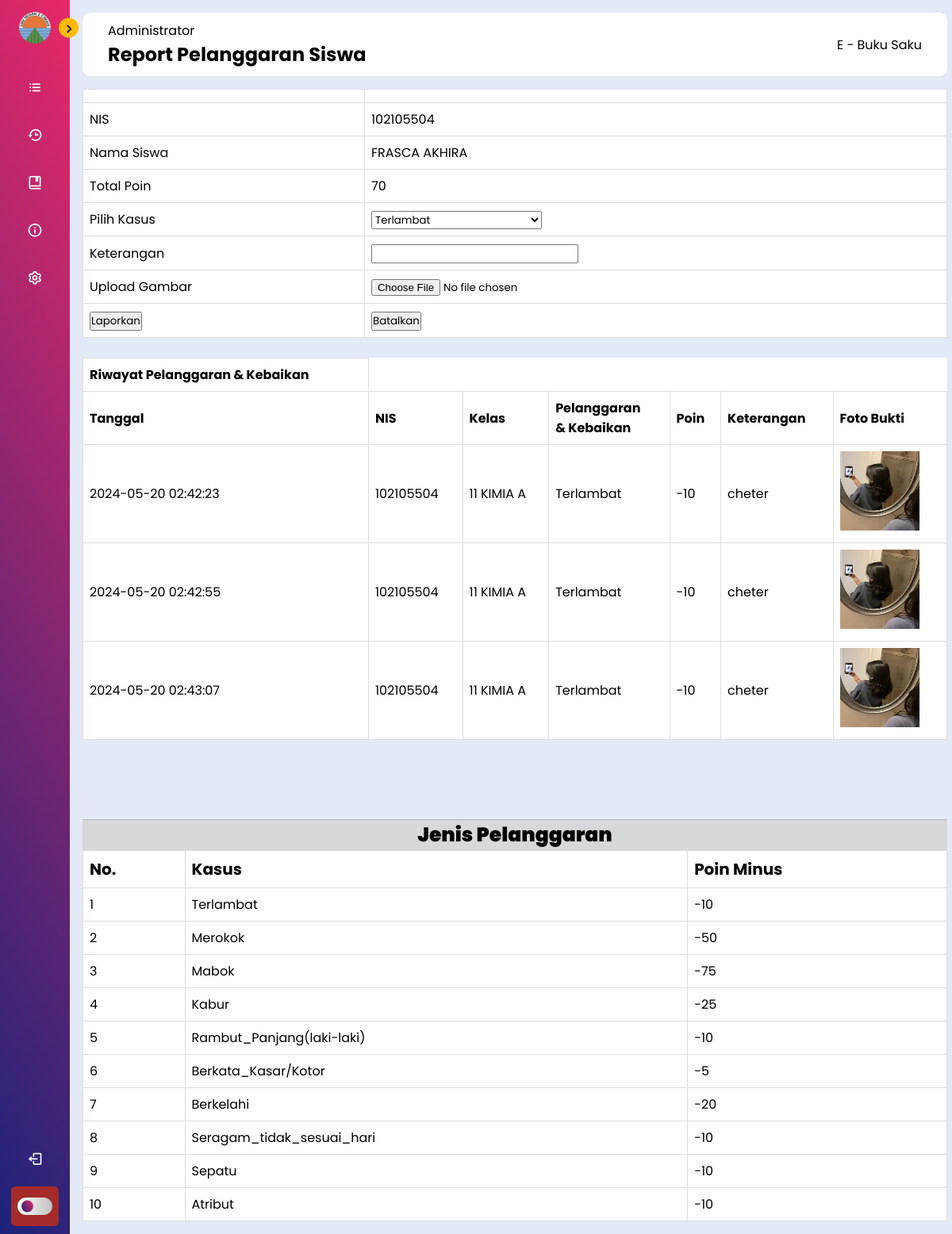
The app's page /High-Access/proses-kasus.php?id=102105504 (signed in), older data.
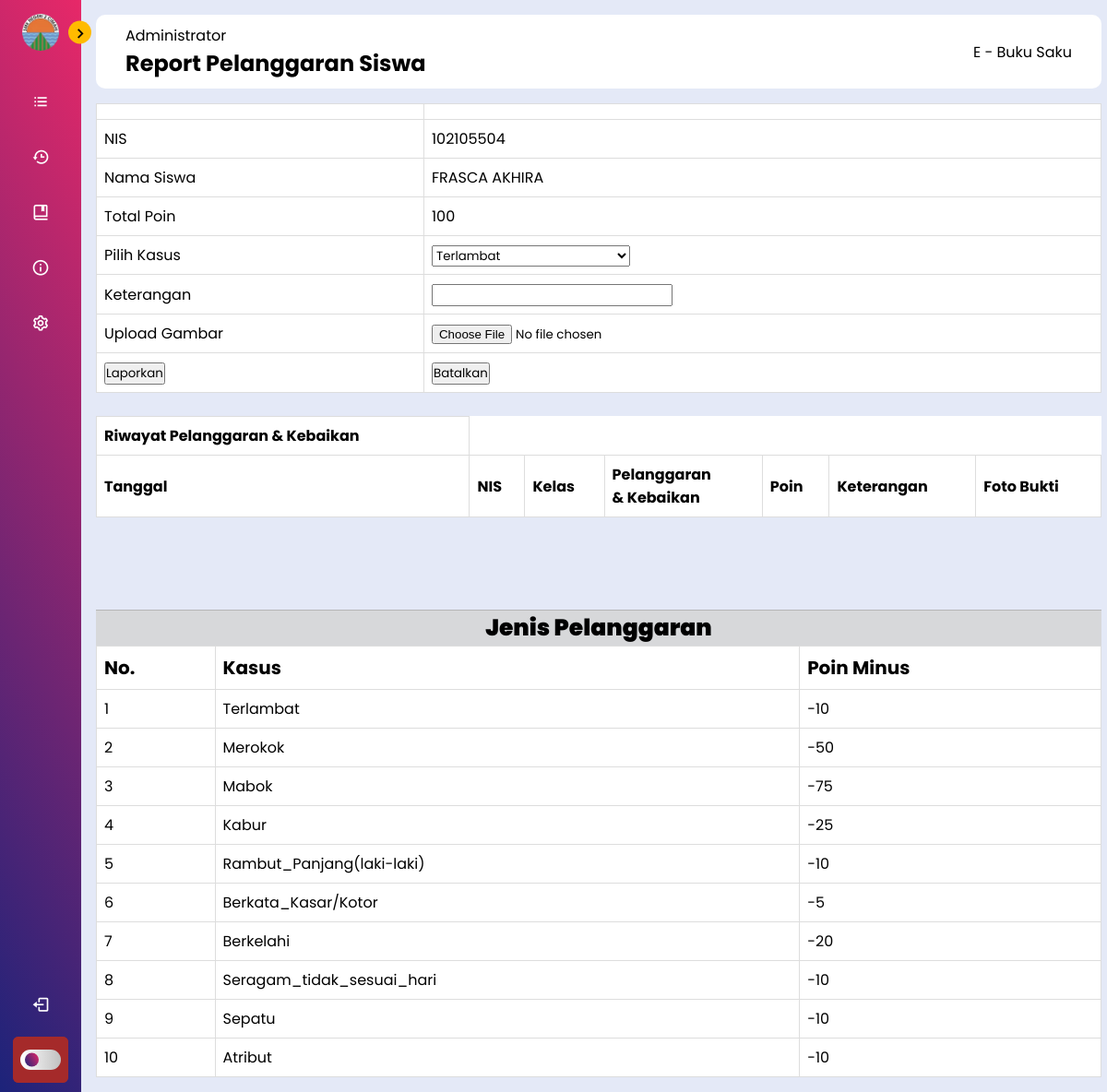
The same page, newer data.
### tables this page shows
CREATE TABLE `siswa` (
  `nis` int(11) NOT NULL,
  `password` varchar(20) NOT NULL,
  `nama` varchar(100) NOT NULL,
  `tingkat` int(2) NOT NULL,
  `jurusan` varchar(30) NOT NULL,
  `kelas` varchar(2) NOT NULL,
  `jenis_kelamin` enum('L','P') NOT NULL,
  `poin` int(5) NOT NULL,
  `role` int(1) NOT NULL
);

CREATE TABLE `tb_pelanggaran` (
  `id_pelanggaran` int(11) NOT NULL,
  `tanggal` timestamp NOT NULL DEFAULT current_timestamp(),
  `nis` int(11) NOT NULL,
  `nama_siswa` varchar(50) NOT NULL,
  `kelas` varchar(10) NOT NULL,
  `pelanggaran` varchar(50) NOT NULL,
  `kebaikan` varchar(50) NOT NULL,
  `ket_poin` varchar(1) NOT NULL,
  `poin_minus` varchar(10) NOT NULL,
  `poin_plus` varchar(10) NOT NULL,
  `keterangan` text NOT NULL,
  `gambar` varchar(100) NOT NULL
);

CREATE TABLE `tb_kasus` (
  `id_kasus` int(3) NOT NULL,
  `jenis_kasus` varchar(50) NOT NULL,
  `poin` int(11) NOT NULL
);

### High-Access/proses-kasus.php (the view, shortened to what this page needs)
<!DOCTYPE html>
<html lang="en">
<head>
    <link rel="stylesheet" href="styleBar.css">
    <link href='https://unpkg.com/boxicons@2.1.4/css/boxicons.min.css' rel='stylesheet'>
    <link rel="stylesheet" href="https://cdnjs.cloudflare.com/ajax/libs/
    font-awesome/6.4.0/css/all.min.css">
    <link rel="stylesheet" href="https://cdn.datatables.net/1.13.7/css/jquery.dataTables.min.css">
</head>
<body>
        <?php
        include "koneksi.php";
        $id=$_GET['id'];
        $sql=mysqli_query($conn, "SELECT * FROM siswa WHERE nis=$id");
        $sql_kasus=mysqli_query($conn, "SELECT * FROM tb_kasus");
        $sql_pelanggaran=mysqli_query($conn, "SELECT * FROM tb_pelanggaran WHERE nis=$id");
        ?>
    <nav class="sidebar close">
        <header>
            <div class="image-text">
                <span class="image">
                    <img src="../img/smkn2cmi.png" alt="logo">
                </span>
            </div>
            <i class='bx bx-chevron-right toggle'></i>
        </header>
        <div class="menu-bar">
        <div class="menu">
                <ul class="menu-link">
                    <li class="nav-link">
                        <a href="admin-buksak.php">
                            <i class='bx bx-list-ul icon'></i>
                        </a>
                    </li>
                    <li class="nav-link">
                        <a href="data-kasus.php">
                            <i class='bx bx-history icon'></i>
                        </a>
                    </li>
                    <li class="nav-link">
                        <a href="pedoman.php">
                            <i class='bx bx-book-bookmark icon'></i>
                        </a>
                    </li>
                    <li class="nav-link">
                        <a href="credit-buksak.php">
                        <i class='bx bx-info-circle icon'></i>
                        </a>
                    </li>
                    <li class="nav-link">
                        <a href="admin-settings.php">
                            <i class='bx bx-cog icon'></i>
                        </a>
                    </li>
                </ul>
            </div>
            <div class="bottom-content">
                <li class="">
                <a href="../index.php">
                        <i class='bx bx-log-out icon'></i>
                    </a>
                </li>
                <li class="mode">
                    <div class="moon-sun">
                    </div>
                    <div class="toggle-switch">
                        <span class="switch"></span>
                    </div>
                </li>
            </div>
        </div>
    </nav>
    <div class="main--content">
        <div class="header--wrapper">
            <div class="header--title">
                <span>Administrator</span>
                <h2>Report Pelanggaran Siswa</h2>
            </div>
            <div class="header--title">
                <span>E - Buku Saku</span>
            </div>
        </div>
  <div>
  <form action="proses.php" method="POST" enctype="multipart/form-data">
      <table>
      <tr>
                  <td></td>
                  <td><input type="hidden" name="id" value=<?=$id?>></td>
              </tr>
      <tr>
              <td>NIS</td>
              <td><?php foreach ($sql as $nis) :?><?=$nis["nis"]; ?><?php endforeach;?></td>
          </tr>
          <tr>
              <td>Nama Siswa</td>
              <td><?php foreach ($sql as $nama) :?><?=$nama["nama"]; ?><?php endforeach;?></td>
          </tr>
          <tr>
              <td>Total Poin</td>
              <td><?php foreach ($sql as $poin) :?><?=$poin["poin"]; ?><?php endforeach;?></td>
          </tr>
          <tr>
              <td>Pilih Kasus</td>
              <td>
              <select name="kasus">
                      <?php foreach ($sql_kasus as $row) :?>
                          <option value=<?= $row["jenis_kasus"];?>><?= $row["jenis_kasus"];?></option>
                          <?php endforeach;?>
                      </select>
              </td>
          </tr>
          <tr>
              <td>Keterangan</td>
              <td><input type="text" name="keterangan"></td>
          </tr>
          <tr>
          <td>Upload Gambar</td>
          <td><input type="file" name="file"></td>
        </tr>
          <tr>
              <td><input type="submit" name="lapor" value="Laporkan" ?id=<?= $id?> onclick="return confirm ('Yakin untuk melaporkan?');"></td>
              <td><input type="submit" name="batalkan" value="Batalkan"></td>
          </tr>
      </table><br>
      <table>
        <tr>
          <td><b>Riwayat Pelanggaran & Kebaikan</b></td>
        </tr>
        <tr>
            <td><b>Tanggal</b></td>
            <td><b>NIS</b></td>
            <td><b>Kelas</b></td>
            <td><b>Pelanggaran <br> & Kebaikan</b></td>
            <td><b>Poin</b></td>
            <td><b>Keterangan</b></td>
            <td><b>Foto Bukti</b></td>
        </tr>
        <?php
        $jumlah_baris = 3;
        $log = array();
        while ($row = $sql_pelanggaran->fetch_assoc()) {
          $log[] = $row;
        }
        $log_terbaru = array_slice($log, -$jumlah_baris);
        foreach ($log_terbaru as $row) : ?>
        <tr>
          <td><?=$row["tanggal"]; ?></td>
          <td><?=$row["nis"]; ?></td>
          <td><?=$row["kelas"]; ?></td>
          <td><?=$row["pelanggaran"], $row["kebaikan"]; ?></td>
          <td><?=$row["ket_poin"], $row["poin_minus"], $row["poin_plus"]; ?></td>
          <td><?=$row["keterangan"]; ?></td>
          <td><img src="../image/<?=$row["gambar"]; ?>" width="100" height="100" alt='foto tidak ada' title="Foto Bukti"></td>
          </tr>
          <?php endforeach; ?>
      </table>
      <?php
    include 'koneksi.php';
    $sql = "SELECT * FROM tb_kasus";
    $pelanggaran = mysqli_query($conn, $sql);
    ?>
      <div class="jenis-kasus">
      <p class="judul">Jenis Pelanggaran</p>
      <div class="row">
        <div>
          <table class="table-3 table table-striped" style="width: 100%;">
          <thead>
            <tr style="font-size: 20px;">
              <td><b>No.</b></td>
              <td><b>Kasus</b></td>
              <td><b>Poin Minus</b></td>
            </tr>
          </thead>
          <tbody>
            <?php foreach ($pelanggaran as $item) : ?>
                <tr>
                    <td><?= $item["id_kasus"];  ?></td>
                    <td><?= $item["jenis_kasus"];  ?></td>
                    <td>-<?= $item["poin"];  ?></td>
                </tr>
            <?php endforeach; ?>
          </tbody>
          </table>
        </div>
      </div>
  </form>
  </div>
        </div>
</body>
</html>

### High-Access/styleBar.css (style rules this page uses)
* { font-family: 'Poppins', sans-serif; margin: 0; padding: 0; box-sizing: border-box; }
:root { --body-color: #E4E9F7; --sidebar-color: linear-gradient(240deg, rgb(231, 40, 104),rgb(28, 35, 122)); --primary-color: rgb(255, 187, 0); --primary-color-light: brown; --toggle-color: linear-gradient(270deg, silver, white); --text-color: #fff; --tran-02: all .2s ease; --tran-03: all .3s ease; --tran-04: all .4s ease; --tran-05: all .5s ease; }
body { height: 100vh; background: var(--body-color); transition: var(--tran-05); }
.sidebar { position: fixed; top: 0; left: 0; height: 100%; width: 250px; padding: 10px 14px; background: var(--sidebar-color); transition: var(--tran-05); z-index: 100; }
.sidebar.close { width: 88px; }
.sidebar .image { min-width: 60px; display: flex; align-items: center; justify-content: center; }
.sidebar li { height: 50px; margin-top: 10px; list-style: none; display: flex; align-items: center; }
.sidebar li .icon { display: flex; align-items: center; justify-content: center; min-width: 60px; font-size: 20px; }
.sidebar li .icon, .sidebar li .text { color: var(--text-color); transition: var(--tran-02); }
.sidebar .image-text img { width: 40px; border-radius: 6px; }
.sidebar header { position: relative; }
.sidebar header .image-text { display: flex; align-items: center; }
.sidebar header .toggle { position: absolute; top: 50%; right: -25px; transform: translateY(-50%) rotate(180deg); height: 25px; width: 25px; background: var(--primary-color); display: flex; align-items: center; justify-content: center; border-radius: 50%; color: var(--sidebar-color); font-size: 22px; transition: var(--tran-02); }
.sidebar.close header .toggle { transform: translateY(-50%); }
.sidebar .menu { margin-top: 15px; }
.sidebar li a { height: 100%; width: 100%; display: flex; align-items: center; text-decoration: none; border-radius: 6px; transition: var(--tran-04); }
.sidebar .menu-bar { height: calc(100% - 50px); display: flex; flex-direction: column; justify-content: space-between; }
.menu-bar .mode { position: relative; border-radius: 6px; background: var(--primary-color-light); }
.menu-bar .mode .moon-sun { height: 50px; width: 60px; display: flex; align-items: center; }
.menu-bar .mode .toggle-switch { position: absolute; right: 0; display: flex; align-items: center; justify-content: center; height: 100%; min-width: 60px; cursor: pointer; border-radius: 6px; background: var(--primary-color-light); transition: var(--tran-05); }
.toggle-switch .switch { position: relative; height: 22px; width: 44px; border-radius: 25px; background: var(--toggle-color); transition: var(--tran-05); }
.switch::before { content: ''; position: absolute; height: 15px; width: 15px; border-radius: 50%; top: 50%; left: 5px; transform: translateY(-50%); background: var(--sidebar-color); transition: var(--tran-03); }
.main--content { position: relative; width: 93.5%; margin-left: 88px; padding: 1rem; }
.header--wrapper { display: flex; justify-content: space-between; align-items: center; flex-wrap: wrap; background: #fff; border-radius: 10px; padding: 10px 2rem; margin-bottom: 1rem; }
.header--title { color: linear-gradient(brown, chocolate); }
table { font-family: arial, sans-serif; border-collapse: collapse; width: 100%; background-color: white; }

### High-Access/proses-kasus.php (style rules this page uses)
td, th { border: 1px solid #dddddd; text-align: left; padding: 8px; }
.judul { background-color: #d7d8da; text-align: center; font-weight: 900; font-size: 25px; margin-top: 100px; margin-bottom: -1px; border-top: 1px solid #b5b6b7; border-bottom: 1px solid #b5b6b7; }

Row changes from the older to the newer data that the page shows:
removed tb_pelanggaran: tanggal "2024-05-20 02:42:23", nis "102105504", kelas "11 KIMIA A", pelanggaran "Terlambat", ket_poin "-", poin_minus "10", keterangan "cheter", gambar (picture)
removed tb_pelanggaran: tanggal "2024-05-20 02:42:55", nis "102105504", kelas "11 KIMIA A", pelanggaran "Terlambat", ket_poin "-", poin_minus "10", keterangan "cheter", gambar (picture)
removed tb_pelanggaran: tanggal "2024-05-20 02:43:07", nis "102105504", kelas "11 KIMIA A", pelanggaran "Terlambat", ket_poin "-", poin_minus "10", keterangan "cheter", gambar (picture)
changed siswa "FRASCA AKHIRA": poin "70" → "100"
